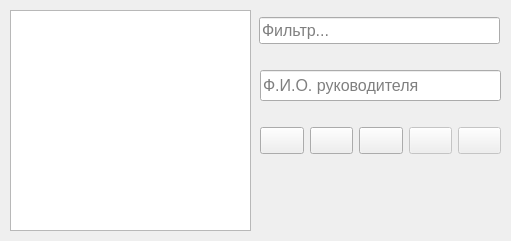
<?xml version="1.0" encoding="UTF-8"?>
<ui version="4.0">
 <class>BosesCatalogWindow</class>
 <widget class="QMainWindow" name="BosesCatalogWindow">
  <property name="geometry">
   <rect>
    <x>0</x>
    <y>0</y>
    <width>511</width>
    <height>241</height>
   </rect>
  </property>
  <property name="minimumSize">
   <size>
    <width>511</width>
    <height>241</height>
   </size>
  </property>
  <property name="maximumSize">
   <size>
    <width>511</width>
    <height>241</height>
   </size>
  </property>
  <property name="font">
   <font>
    <pointsize>12</pointsize>
   </font>
  </property>
  <property name="windowTitle">
   <string>Справочник руководителей</string>
  </property>
  <widget class="QWidget" name="centralwidget">
   <widget class="QTableView" name="tableView">
    <property name="geometry">
     <rect>
      <x>10</x>
      <y>10</y>
      <width>241</width>
      <height>221</height>
     </rect>
    </property>
    <property name="alternatingRowColors">
     <bool>true</bool>
    </property>
    <property name="selectionMode">
     <enum>QAbstractItemView::SingleSelection</enum>
    </property>
    <property name="selectionBehavior">
     <enum>QAbstractItemView::SelectRows</enum>
    </property>
   </widget>
   <widget class="QLineEdit" name="lineEdit">
    <property name="geometry">
     <rect>
      <x>260</x>
      <y>70</y>
      <width>241</width>
      <height>31</height>
     </rect>
    </property>
    <property name="maxLength">
     <number>25</number>
    </property>
    <property name="placeholderText">
     <string>Ф.И.О. руководителя</string>
    </property>
   </widget>
   <widget class="QWidget" name="gridLayoutWidget_4">
    <property name="geometry">
     <rect>
      <x>260</x>
      <y>120</y>
      <width>241</width>
      <height>41</height>
     </rect>
    </property>
    <layout class="QGridLayout" name="gridLayout_4">
     <item row="0" column="0">
      <widget class="QPushButton" name="btnInsert">
       <property name="toolTip">
        <string>Добавление записи</string>
       </property>
       <property name="text">
        <string/>
       </property>
       <property name="icon">
        <iconset>
         <normaloff>../buttonIcons/add2.ico</normaloff>../buttonIcons/add2.ico</iconset>
       </property>
       <property name="iconSize">
        <size>
         <width>24</width>
         <height>24</height>
        </size>
       </property>
      </widget>
     </item>
     <item row="0" column="2">
      <widget class="QPushButton" name="btnDelete">
       <property name="toolTip">
        <string>Удаление записи</string>
       </property>
       <property name="text">
        <string/>
       </property>
       <property name="icon">
        <iconset>
         <normaloff>../buttonIcons/delete2.ico</normaloff>../buttonIcons/delete2.ico</iconset>
       </property>
       <property name="iconSize">
        <size>
         <width>24</width>
         <height>24</height>
        </size>
       </property>
      </widget>
     </item>
     <item row="0" column="4">
      <widget class="QPushButton" name="btnCancel">
       <property name="enabled">
        <bool>false</bool>
       </property>
       <property name="toolTip">
        <string>Отмена</string>
       </property>
       <property name="text">
        <string/>
       </property>
       <property name="icon">
        <iconset>
         <normaloff>../buttonIcons/undo.ico</normaloff>../buttonIcons/undo.ico</iconset>
       </property>
       <property name="iconSize">
        <size>
         <width>24</width>
         <height>24</height>
        </size>
       </property>
      </widget>
     </item>
     <item row="0" column="1">
      <widget class="QPushButton" name="btnUpdate">
       <property name="toolTip">
        <string>Редактирование записи</string>
       </property>
       <property name="text">
        <string/>
       </property>
       <property name="icon">
        <iconset>
         <normaloff>../buttonIcons/replace2.ico</normaloff>../buttonIcons/replace2.ico</iconset>
       </property>
       <property name="iconSize">
        <size>
         <width>24</width>
         <height>24</height>
        </size>
       </property>
      </widget>
     </item>
     <item row="0" column="3">
      <widget class="QPushButton" name="btnSave">
       <property name="enabled">
        <bool>false</bool>
       </property>
       <property name="toolTip">
        <string>Сохранение записи</string>
       </property>
       <property name="text">
        <string/>
       </property>
       <property name="icon">
        <iconset>
         <normaloff>../buttonIcons/check2.ico</normaloff>../buttonIcons/check2.ico</iconset>
       </property>
       <property name="iconSize">
        <size>
         <width>24</width>
         <height>24</height>
        </size>
       </property>
      </widget>
     </item>
    </layout>
   </widget>
   <widget class="QWidget" name="gridLayoutWidget">
    <property name="geometry">
     <rect>
      <x>259</x>
      <y>10</y>
      <width>241</width>
      <height>41</height>
     </rect>
    </property>
    <layout class="QGridLayout" name="gridLayout">
     <item row="0" column="0">
      <widget class="QLineEdit" name="lineEditFilter">
       <property name="maxLength">
        <number>25</number>
       </property>
       <property name="placeholderText">
        <string>Фильтр...</string>
       </property>
      </widget>
     </item>
    </layout>
   </widget>
  </widget>
 </widget>
 <tabstops>
  <tabstop>tableView</tabstop>
  <tabstop>lineEditFilter</tabstop>
  <tabstop>lineEdit</tabstop>
  <tabstop>btnInsert</tabstop>
  <tabstop>btnUpdate</tabstop>
  <tabstop>btnDelete</tabstop>
  <tabstop>btnSave</tabstop>
  <tabstop>btnCancel</tabstop>
 </tabstops>
 <resources/>
 <connections/>
</ui>
